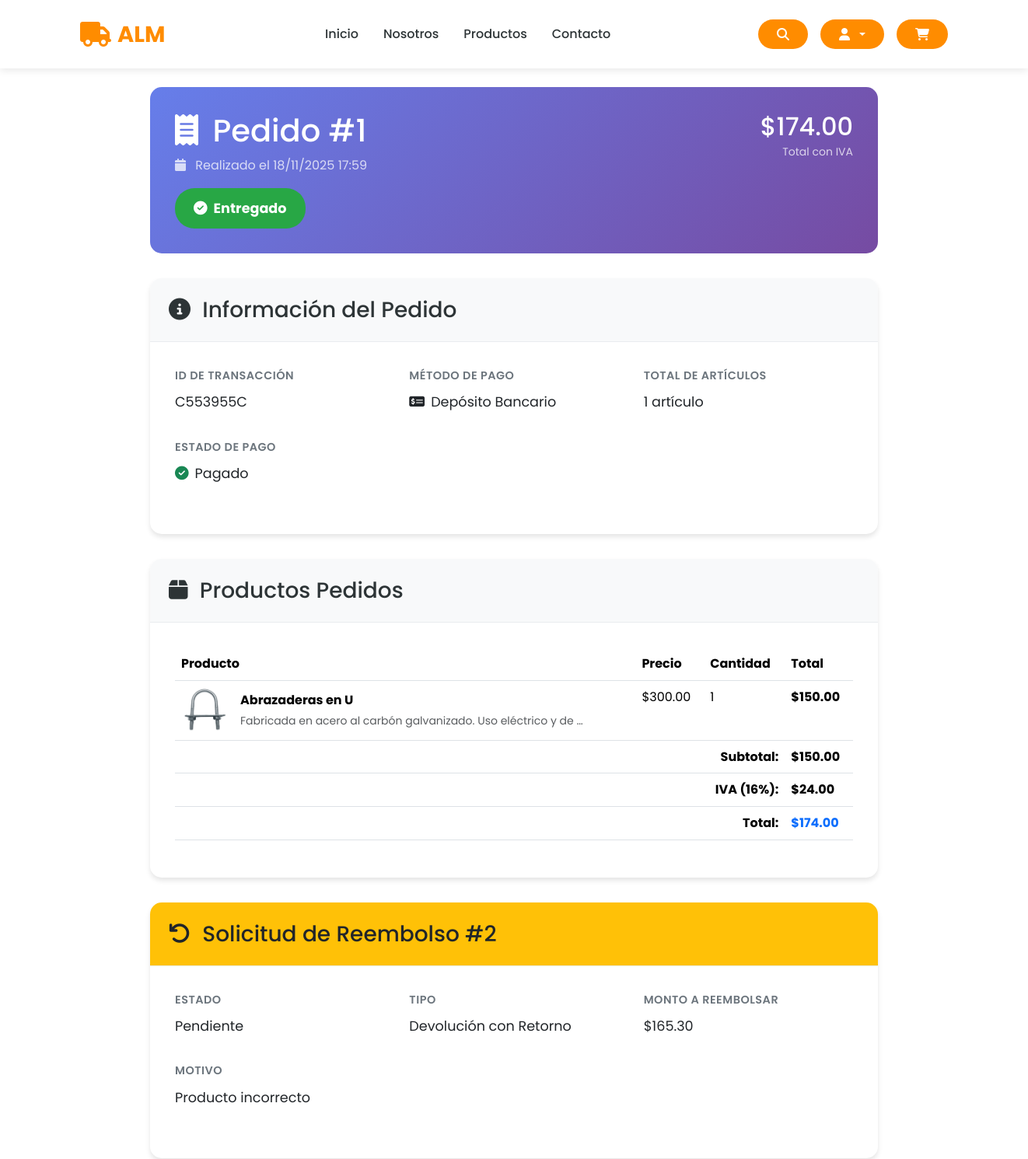
The app's page /order/1/detail/ (signed in, upper part), older data.
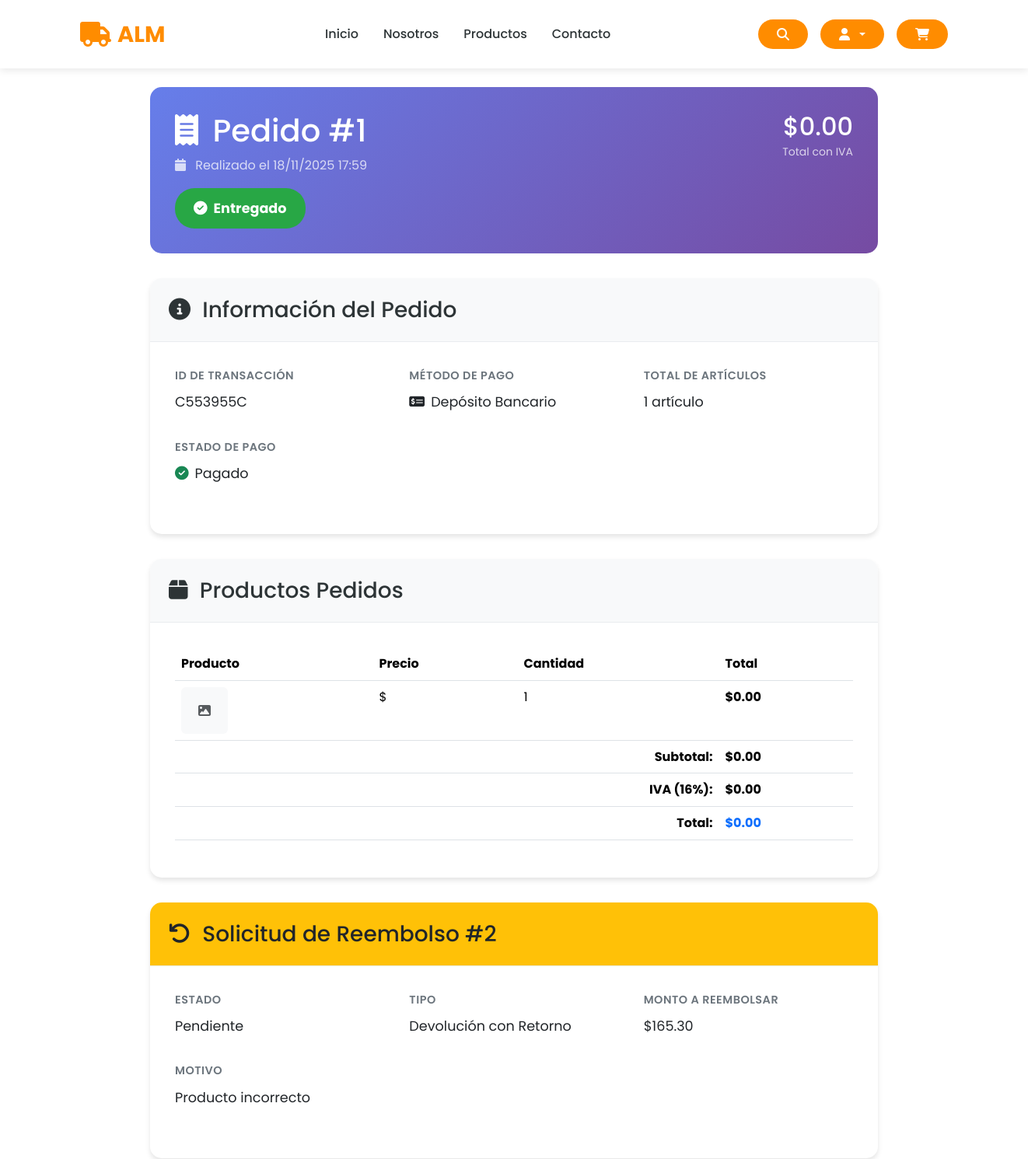
The same page, newer data.
### store/models.py (models this page shows, shortened)
class Order(models.Model):
    STATUS_CHOICES = [
        ('Pendiente', 'Pendiente'),
        ('Procesando', 'Procesando'),
        ('Enviado', 'Enviado'),
        ('Entregado', 'Entregado'),
        ('Cancelado', 'Cancelado'),
    ]
    customer = models.ForeignKey(Customer, on_delete=models.SET_NULL, null=True, blank=True)
    date_ordered = models.DateTimeField(auto_now_add=True)
    complete = models.BooleanField(default=False)
    transaction_id = models.CharField(max_length=200, null=True)
    status = models.CharField(max_length=20, choices=STATUS_CHOICES, default='Pendiente')
    estimated_delivery = models.DateField(null=True, blank=True)
    custom_message = models.TextField(null=True, blank=True)
    @property
    def get_cart_items(self):
        return sum(item.quantity for item in self.orderitem_set.all())
    @property
    def get_cart_total(self):
        return sum(item.get_total for item in self.orderitem_set.all())
    @property
    def get_cart_iva(self):
        return self.get_cart_total * 0.16
    @property
    def get_cart_total_with_iva(self):
        return self.get_cart_total * 1.16

class OrderItem(models.Model):
    product = models.ForeignKey(Product, on_delete=models.SET_NULL, null=True)
    order = models.ForeignKey(Order, on_delete=models.SET_NULL, null=True)
    quantity = models.IntegerField(default=0)
    date_added = models.DateTimeField(auto_now_add=True)
    @property
    def get_total(self):
        if not self.product:  # Si no hay producto
            return 0
        if self.product.offer and self.product.offer_price is not None:
            return self.product.offer_price * self.quantity
        return self.product.price * self.quantity

class Product(models.Model):
    CATEGORY_CHOICES = [
        ('Sujeción y Soporte', 'Sujeción y Soporte'),
        ('Motor y Transmisión', 'Motor y Transmisión'),
        ('Sistema hidraulico y Neumatico', 'Sistema hidraulico y Neumatico'),
        ('Bujes y Casquillos', 'Bujes y Casquillos'),
        ('Sistema de Frenos', 'Sistema de Frenos'),
        ('Accesorios y Misceláneos', 'Accesorios y Misceláneos'),
    ]
    MATERIAL_CHOICES = [
        ('Acero', 'Acero'),
        ('Hierro fundido', 'Hierro fundido'),
        ('Bronce / Latón', 'Bronce / Latón'),
        ('Aluminio', 'Aluminio'),
        ('Goma / Poliuretano', 'Goma / Poliuretano'),
        ('Otro', 'Otro'),
    ]
    PROVEEDOR_CHOICES = [
        ('Productos Almeyda', 'Productos Almeyda'),
    ]
    proveedor = models.CharField(max_length=100, choices=PROVEEDOR_CHOICES)
    seller = models.ForeignKey(User, on_delete=models.CASCADE)
    name = models.CharField(max_length=200)
    description = models.TextField(max_length=1000, null=True, blank=True)
    price = models.FloatField()
    offer_price = models.FloatField(null=True, blank=True)
    offer = models.BooleanField(default=False)
    quantity = models.IntegerField()
    category = models.CharField(max_length=50, choices=CATEGORY_CHOICES)
    height_cm = models.FloatField()
    width_cm = models.FloatField()
    material = models.CharField(max_length=50, choices=MATERIAL_CHOICES)
    likes = models.ManyToManyField(User, related_name='liked_products', blank=True)
    date_of_delivery = models.DateField(null=True, blank=True)
    image = models.ImageField(null=True, blank=False)
    imageuno = models.ImageField(null=True, blank=False)
    imagedos = models.ImageField(null=True, blank=False)
    imagetres = models.ImageField(null=True, blank=False)
    @property
    def imageURL(self):
        try:
            url = self.image.url
        except:
            url = ''
        return url

### store/views.py (the view)
# urls.py: path('order/<int:order_id>/detail/', views.order_detail, name='order_detail'),
@login_required
def order_detail(request, order_id):
    try:
        customer = request.user.customer
        order = get_object_or_404(Order, id=order_id, customer=customer)
        order_history = OrderHistory.objects.filter(order=order).first()
        shipping_address = ShippingAddress.objects.filter(order=order).first()
        refund = getattr(order, 'refund', None)  # Verificar si existe reembolso
        can_request_refund = order.complete and not refund
        can_cancel = order.status in ['Pendiente', 'Procesando'] and not refund
        requires_return = order.status in ['Enviado', 'Entregado']
        data = cartData(request)
        context = {
            'cartItems': data['cartItems'],
            'order': order,
            'order_history': order_history,
            'shipping_address': shipping_address,
            'refund': refund,
            'can_request_refund': can_request_refund,
            'can_cancel': can_cancel,
            'requires_return': requires_return,
        }
        return render(request, 'store/order_detail.html', context)
    except Customer.DoesNotExist:
        messages.error(request, 'No tienes permisos para ver este pedido.')
        return redirect('order_history')

### store/utils.py (called while the page is built)
def cartData(request):
    if request.user.is_authenticated:
        try:
            customer = request.user.customer
            order = Order.objects.filter(customer=customer, complete=False).first()
            if order:
                items = order.orderitem_set.all()
                cartItems = order.get_cart_items
            else:
                items = []
                order = {'get_cart_total': 0, 'get_cart_items': 0, 'shipping': False}
                cartItems = 0
        except Customer.DoesNotExist:
            items = []
            order = {'get_cart_total': 0, 'get_cart_items': 0, 'shipping': False}
            cartItems = 0
    else:
        items = []
        order = {'get_cart_total': 0, 'get_cart_items': 0, 'shipping': False}
        cartItems = 0
    return {'cartItems': cartItems, 'order': order, 'items': items}

### store/templates/store/order_detail.html (shortened to what the changed rows need)
{% extends 'store/base.html' %}
{% load static %}
{% block content %}
<div class="order-detail-container">
    <div class="order-header">
        <div class="d-flex justify-content-between align-items-start">
            <div>
                <h1 class="mb-2">
                    <i class="fas fa-receipt me-2"></i>
                    Pedido #{{ order.id }}
                </h1>
                <p class="mb-3 opacity-75">
                    <i class="fas fa-calendar me-2"></i>
                    Realizado el {{ order.date_ordered|date:"d/m/Y H:i" }}
                </p>
                <div class="order-status-badge
                    {% if order.status == 'Pendiente' %}status-pending
                    {% elif order.status == 'Procesando' %}status-processing
                    {% elif order.status == 'Enviado' %}status-shipped
                    {% elif order.status == 'Entregado' %}status-delivered
                    {% elif order.status == 'Cancelado' %}status-cancelled
                    {% endif %}">
                    {% if order.status == 'Pendiente' %}
                        <i class="fas fa-clock"></i>
                    {% elif order.status == 'Procesando' %}
                        <i class="fas fa-cogs"></i>
                    {% elif order.status == 'Enviado' %}
                        <i class="fas fa-truck"></i>
                    {% elif order.status == 'Entregado' %}
                        <i class="fas fa-check-circle"></i>
                    {% elif order.status == 'Cancelado' %}
                        <i class="fas fa-times-circle"></i>
                    {% endif %}
                    {{ order.status }}
                </div>
            </div>
            <div class="text-end">
                <div class="h2 mb-0">${{ order.get_cart_total_with_iva|floatformat:2 }}</div>
                <small class="opacity-75">Total con IVA</small>
            </div>
        </div>
    </div>
    <div class="detail-card">
        <div class="detail-card-body">
            <div class="info-grid">
                <div class="info-item">
                    <span class="info-label">ID de Transacción</span>
                    <span class="info-value">{{ order.transaction_id|default:"No disponible" }}</span>
                </div>
                <div class="info-item">
                    <span class="info-label">Total de Artículos</span>
                    <span class="info-value">{{ order.get_cart_items }} artículo{{ order.get_cart_items|pluralize }}</span>
                </div>
            </div>
        </div>
    </div>
    <div class="detail-card">
        <div class="detail-card-body">
            <div class="table-responsive">
                <table class="table">
                    <thead>
                        <tr>
                            <th>Producto</th>
                            <th>Precio</th>
                            <th>Cantidad</th>
                            <th>Total</th>
                        </tr>
                    </thead>
                    <tbody>
                        {% for item in order.orderitem_set.all %}
                        <tr>
                            <td>
                                <div class="d-flex align-items-center">
                                    {% if item.product.image %}
                                        <img src="{{ item.product.imageURL }}" alt="{{ item.product.name }}" width="60" height="60" class="me-3 rounded">
                                    {% else %}
                                        <div class="me-3 bg-light d-flex align-items-center justify-content-center rounded" style="width: 60px; height: 60px;">
                                            <i class="fas fa-image text-muted"></i>
                                        </div>
                                    {% endif %}
                                    <div>
                                        <strong>{{ item.product.name }}</strong>
                                        {% if item.product.description %}
                                            <br><small class="text-muted">{{ item.product.description|truncatewords:10 }}</small>
                                        {% endif %}
                                    </div>
                                </div>
                            </td>
                            <td>${{ item.product.price|floatformat:2 }}</td>
                            <td>{{ item.quantity }}</td>
                            <td><strong>${{ item.get_total|floatformat:2 }}</strong></td>
                        </tr>
                        {% endfor %}
                    </tbody>
                    <tfoot>
                        <tr>
                            <td><strong>${{ order.get_cart_total|floatformat:2 }}</strong></td>
                        </tr>
                        <tr>
                            <td><strong>${{ order.get_cart_iva|floatformat:2 }}</strong></td>
                        </tr>
                        <tr class="border-top">
                            <td><strong class="text-primary">${{ order.get_cart_total_with_iva|floatformat:2 }}</strong></td>
                        </tr>
                    </tfoot>
                </table>
            </div>
        </div>
    </div>
</div>
{% endblock %}

Row changes from the older to the newer data that the page shows:
changed through a linked row, Order "Entregado": get_cart_total_with_iva "174.00" → "0.00"; get_cart_total "150.00" → "0.00"; get_cart_iva "24.00" → "0.00"
changed OrderItem: product_id 1 → empty (drawn); get_total "150.00" → "0.00"; product.imageURL: picture removed; product.name "Abrazaderas en U" → (not shown); product.description "Fabricada en acero al carbón galvanizado. Uso eléctrico y de …" → (not shown); product.price "300.00" → (not shown)
